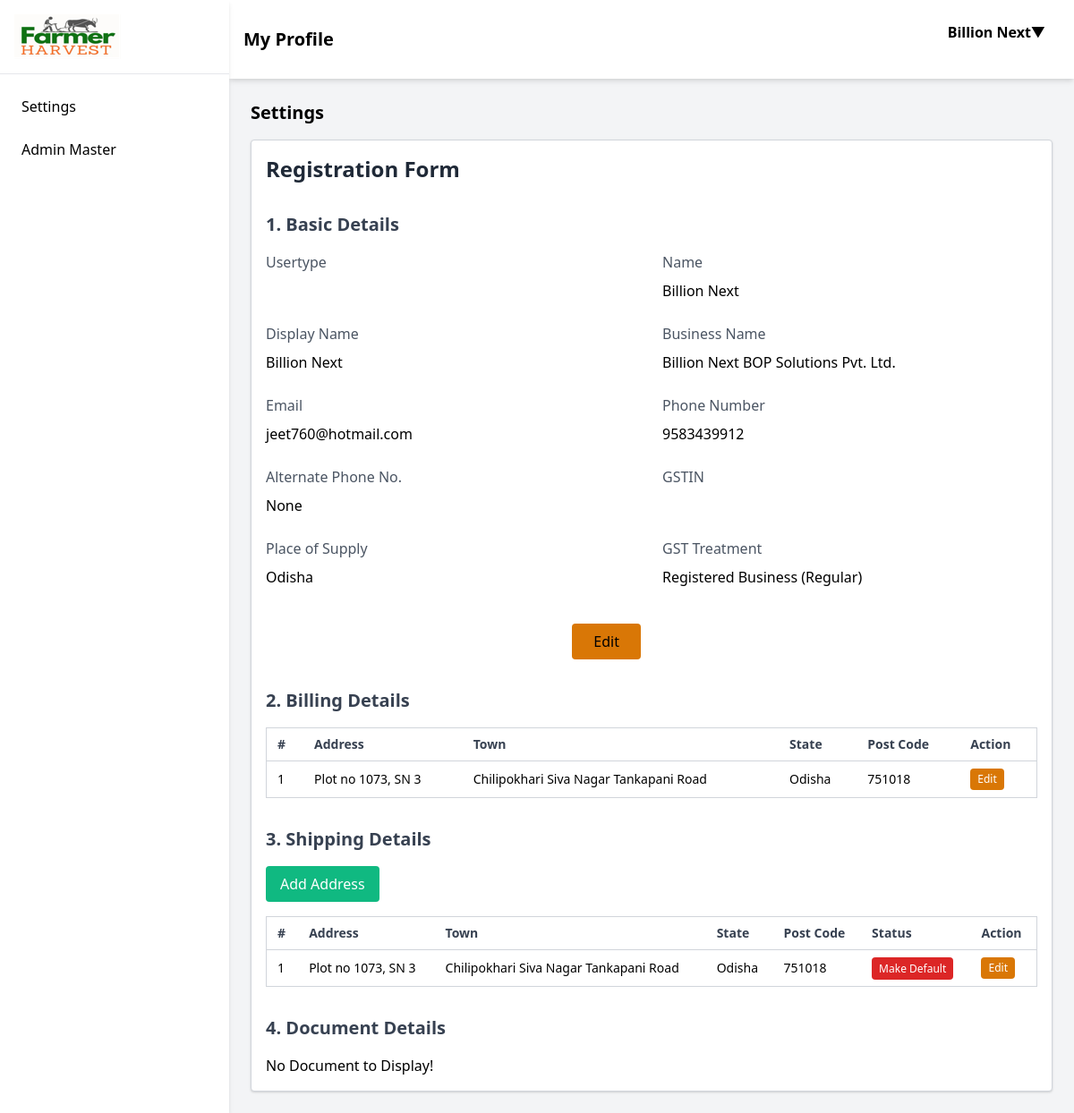
Page /accounts/user-form/ (signed in) on the earlier database version.
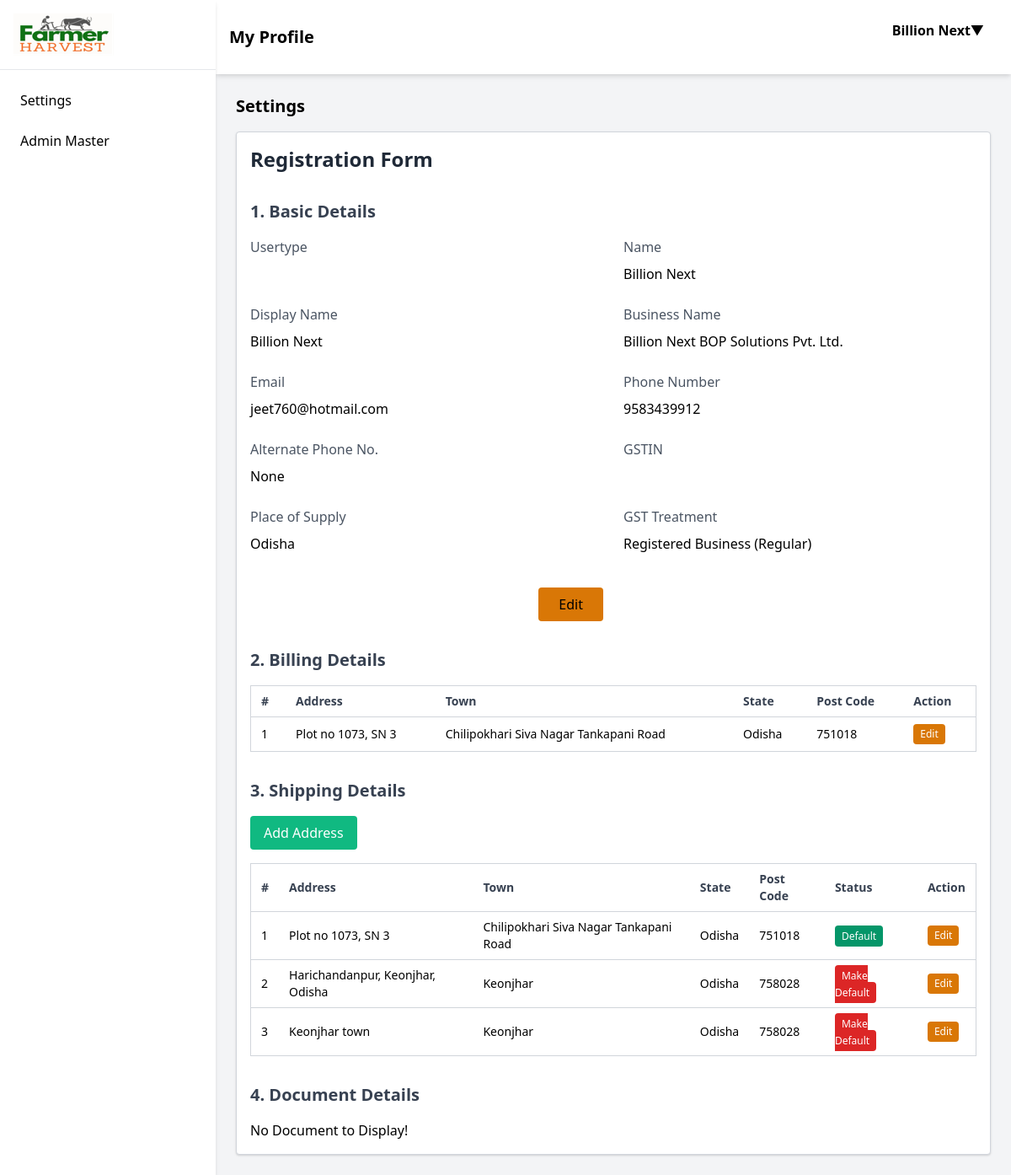
Same page on the later database version.
### omsapp/models.py (models this page shows, shortened)
class UserAddresses(Model):
    id = AutoField(primary_key=True)
    userID = ForeignKey(CustomUser, on_delete=CASCADE)
    userAddress1 = CharField(max_length=200)
    userCity1 = CharField(max_length=50)
    userState1 = CharField(max_length=20, choices=STATES)
    pinCode1 = CharField(max_length=6)
    address_lat = FloatField(null=True, blank=True)
    address_long = FloatField(null=True, blank=True)
    setDefault = BooleanField(default=False, null=True)

### omsapp/views.py (the view)
# urls.py: path('user-form/', views.profile_view, name='user-form'),
def profile_view(request):
    if request.method == 'POST':
        form = UserRegistrationForm(request.POST)#Point: After clicking register button
        if request.user.is_authenticated == False: #update == None:#New registration
            if form.is_valid():
                user = form.save(param_password=request.POST['phone'])
                login(request, user)
                user_name = request.user.last_name
                return redirect('index')  # Redirect to a home page
        else:
            userInstance = get_object_or_404(CustomUser, id=request.user.pk)
            form = UserRegistrationForm(request.POST, instance=userInstance)
            user = form.save(param_password=request.POST['phone'])
            login(request, user)
            user_name = request.user.last_name
            pass
        return redirect('profile')
    else:
        if request.user.is_authenticated:#Point: After logging in trying to edit the profile
            if request.user.userApproved:
                user = request.user
                user_name = request.user.last_name
                userInstance = get_object_or_404(CustomUser, id=request.user.pk)
                form = UserRegistrationForm(instance=userInstance)
                try:
                    fpo_docs = get_object_or_404(FPOAuthorisationDocs, userID_id=request.user.pk)
                except:
                    fpo_docs = ''
            else:
                return redirect('profile-auth')
        else:
            return redirect('login')
    if userInstance:
        user_type = userInstance.userType
    else:
        user_type=''
    addresses = UserAddresses.objects.filter(userID = request.user.pk)
    cart = Cart(request)
    total_qty = cart.__len__()#display total number quantities added in the basket
    total_price = cart.get_total_price()
    register_context = {
        'userform': form,
        'user':user,
        'login_user':user_name,
        'user_type':user_type,
        'total_qty':total_qty,
        'total_price':total_price,
        'states':STATES,
        'gst_tmts':GST_TREATMENT,
        'user_types':USERTYPES,
        'addresses':addresses,
        'fpo_docs':fpo_docs
    }
    return render(request, 'user-form.html', context=register_context)

### omsapp/cart.py (called while the page is built)
    def __len__(self):
        return sum(item['quantity'] for item in self.cart.values())

    def get_total_price(self):
        return sum(Decimal(item['price']) * item['quantity'] for item in self.cart.values())

### omsapp/templates/user-form.html (shortened to what the changed rows need)
{% extends 'admin-console.html' %}
{% load static %}
{% block user_form%}
<h2 class="text-xl font-semibold mb-4">Settings</h2>
<div class="bg-white p-4 shadow rounded border border-gray-300">
    <h1 class="text-2xl font-bold mb-6 text-gray-800">Registration Form</h1>
    <form class="space-y-8" method="post" action="{% if userform.is_authenticated %}{% url 'register' %}{% else %}{% url 'register' %}{% endif %}">
      <section id="basicdetails">
        <h2 class="text-xl font-semibold mb-4 text-gray-700">1. Basic Details</h2>
        <div class="grid grid-cols-1 md:grid-cols-2 gap-6">
          <div>
            <label for="userType" class="block text-gray-600 mb-2">Usertype</label>
          </div>
          <div>
            <label for="first_name" class="block text-gray-600 mb-2">Name</label>
            {{user.first_name}}
          </div>
          <div>
            <label for="last_name" class="block text-gray-600 mb-2">Display Name</label>
            {{user.last_name}}
          </div>
          <div>
            <label for="org_name" class="block text-gray-600 mb-2">Business Name</label>
            {{user.org_name}}
          </div>
          <div>
            <label for="email" class="block text-gray-600 mb-2">Email</label>
            {{user.email}}
          </div>
          <div>
            <label for="phone" class="block text-gray-600 mb-2">Phone Number</label>
            {{user.phone}}
          </div>
          <div>
            <label for="phone1" class="block text-gray-600 mb-2">Alternate Phone No.</label>
            {% if user.phone1 == "" %}None{% else %}{{user.phone1}}{% endif %}
          </div>
          <div>
            <label for="gstin" class="block text-gray-600 mb-2">GSTIN</label>
          </div>
          <div>
            <label for="supply_place" class="block text-gray-600 mb-2">Place of Supply</label>
            {% for state in states %}
            {% if state.0 == user.supply_place %}
            {{state.1}}
            {% endif %}
            {% endfor %}
          </div>
          <div>
            <label for="gst_tmt" class="block text-gray-600 mb-2">GST Treatment</label>
            {% for gst in gst_tmts %}
            {% if gst.0 == user.gst_tmt%}
            {{gst.1}}
            {% endif %}
            {% endfor %}
          </div>
          <div class="flex justify-end space-x-4 pt-4">
            <button type="button" class="px-6 py-2 bg-yellow-600 rounded hover:bg-yellow-700" onclick="openModal('modalBasicDetails')">Edit</button>
          </div>
        </div>
      </section>
      <section id="billingdetails">
        <h2 class="text-xl font-semibold mb-4 text-gray-700">2. Billing Details</h2>
        <table id="billingAddressTable" class="w-full text-left text-sm border border-gray-300 bg-white">
          <thead class="text-gray-700 border-b border-gray-300">
          <tr>
              <th class="py-2 px-3 cursor-pointer" onclick="sortTable(0, 'billingAddressTable')">#</th>
              <th class="py-2 px-3 cursor-pointer" onclick="sortTable(1, 'billingAddressTable')">Address</th>
              <th class="py-2 px-3 cursor-pointer" onclick="sortTable(2, 'billingAddressTable')">Town</th>
              <th class="py-2 px-3 cursor-pointer" onclick="sortTable(3, 'billingAddressTable')">State</th>
              <th class="py-2 px-3 cursor-pointer" onclick="sortTable(4, 'billingAddressTable')">Post Code</th>
              <th class="py-2 px-3">Action</th>
          </tr>
          </thead>
          <tbody>
            <tr class="border-b border-gray-300 hover:bg-gray-100">
              <td class="py-2 px-3">1</td>
              <td class="py-2 px-3">{{user.userAddress}}</td>
              <td class="py-2 px-3">{{user.userCity}}</td>
              <td class="py-2 px-3">
                {% for state in states %}
                {% if state.0 == user.userState%}
                {{state.1}}
                {% endif %}
                {% endfor %}
              </td>
              <td class="py-2 px-3">{{user.pinCode}}</td>
              <td class="py-2 px-3">
                <button type="button" class="px-2 py-1 text-xs rounded bg-yellow-600 text-white" onclick="openModal('modalAddressDetails')">Edit</button>
              </td>
            </tr>
          </tbody>
        </table>
      </section>
      <section id="addressdetails">
        <h2 class="text-xl font-semibold mb-4 text-gray-700">3. Shipping Details</h2>
        <table id="shippingAddressTable" class="w-full text-left text-sm border border-gray-300 bg-white">
          <thead class="text-gray-700 border-b border-gray-300">
          <tr>
              <th class="py-2 px-3 cursor-pointer" onclick="sortTable(0, 'shippingAddressTable')">#</th>
              <th class="py-2 px-3 cursor-pointer" onclick="sortTable(1, 'shippingAddressTable')">Address</th>
              <th class="py-2 px-3 cursor-pointer" onclick="sortTable(2, 'shippingAddressTable')">Town</th>
              <th class="py-2 px-3 cursor-pointer" onclick="sortTable(3, 'shippingAddressTable')">State</th>
              <th class="py-2 px-3 cursor-pointer" onclick="sortTable(4, 'shippingAddressTable')">Post Code</th>
              <th class="py-2 px-3">Status</th>
              <th class="py-2 px-3">Action</th>
          </tr>
          </thead>
          <tbody>
          {% for address in addresses %}
            <tr class="border-b border-gray-300 hover:bg-gray-100">
              <td class="py-2 px-3">{{forloop.counter}}</td>
              <td class="py-2 px-3">{{address.userAddress1}}</td>
              <td class="py-2 px-3">{{address.userCity1}}</td>
              <td class="py-2 px-3">
                {% for state in states %}
                {% if state.0 == address.userState1%}
                {{state.1}}
                {% endif %}
                {% endfor %}
              </td>
              <td class="py-2 px-3">{{address.pinCode1}}</td>
              <td class="py-2 px-3">
                {% if address.setDefault %}
                <a class="px-2 py-1 text-xs rounded bg-green-600 text-white" href="{% url 'update-default-address' address.pk %}">Default</a>
                {% else %}
                <a class="px-2 py-1 text-xs rounded bg-red-600 text-white" href="{% url 'update-default-address' address.pk %}">Make Default</a>
                {% endif %}
              </td>
              <td class="py-2 px-3">
                <button type="button" class="px-2 py-1 text-xs rounded bg-yellow-600 text-white" onclick="openShippingAddressModal('{{address.id}}')">Edit</button>
              </td>
            </tr>
          {% endfor %}
          </tbody>
        </table>
      </section>
      <section id="fpoDocs">
        <h2 class="text-xl font-semibold mb-4 text-gray-700">4. Document Details</h2>
      </section>
    </form>
  </div>
  {% endblock %}

Differences in the rows shown:
changed UserAddresses "Plot no 1073, SN 3": setDefault "Make Default" → "Default"
added UserAddresses: userAddress1 "Harichandanpur, Keonjhar, Odisha", userCity1 "Keonjhar", state "Odisha", pinCode1 "758028", setDefault "Make Default"
added UserAddresses: userAddress1 "Keonjhar town", userCity1 "Keonjhar", state "Odisha", pinCode1 "758028", setDefault "Make Default"
